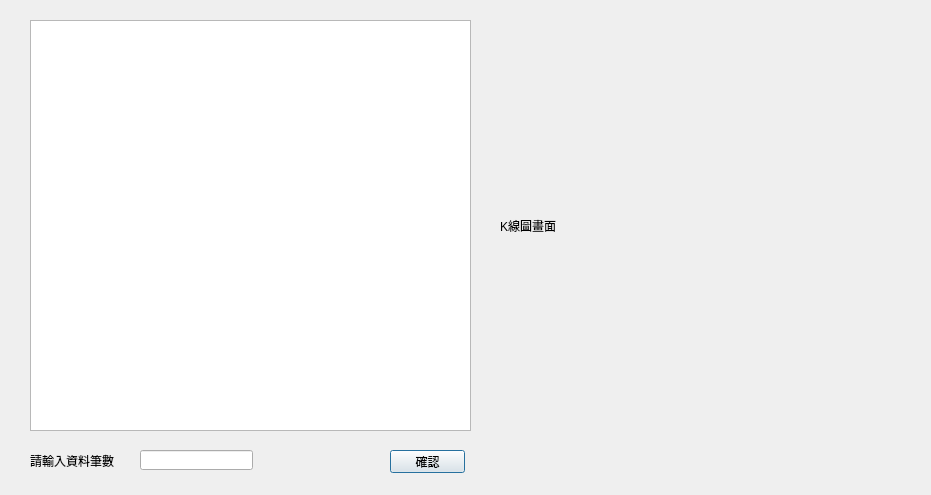
<?xml version="1.0" encoding="UTF-8"?>
<ui version="4.0">
 <class>Dialog</class>
 <widget class="QDialog" name="Dialog">
  <property name="geometry">
   <rect>
    <x>0</x>
    <y>0</y>
    <width>931</width>
    <height>495</height>
   </rect>
  </property>
  <property name="windowTitle">
   <string>Dialog</string>
  </property>
  <widget class="QTableWidget" name="tableWidget">
   <property name="geometry">
    <rect>
     <x>30</x>
     <y>20</y>
     <width>441</width>
     <height>411</height>
    </rect>
   </property>
  </widget>
  <widget class="QLabel" name="label">
   <property name="geometry">
    <rect>
     <x>500</x>
     <y>30</y>
     <width>401</width>
     <height>391</height>
    </rect>
   </property>
   <property name="text">
    <string>K線圖畫面</string>
   </property>
   <property name="scaledContents">
    <bool>true</bool>
   </property>
  </widget>
  <widget class="QPushButton" name="pushButton">
   <property name="geometry">
    <rect>
     <x>390</x>
     <y>450</y>
     <width>75</width>
     <height>23</height>
    </rect>
   </property>
   <property name="text">
    <string>確認</string>
   </property>
  </widget>
  <widget class="QLabel" name="label_2">
   <property name="geometry">
    <rect>
     <x>30</x>
     <y>450</y>
     <width>91</width>
     <height>21</height>
    </rect>
   </property>
   <property name="text">
    <string>請輸入資料筆數</string>
   </property>
  </widget>
  <widget class="QLineEdit" name="lineEdit">
   <property name="geometry">
    <rect>
     <x>140</x>
     <y>450</y>
     <width>113</width>
     <height>20</height>
    </rect>
   </property>
  </widget>
 </widget>
 <resources/>
 <connections/>
</ui>
